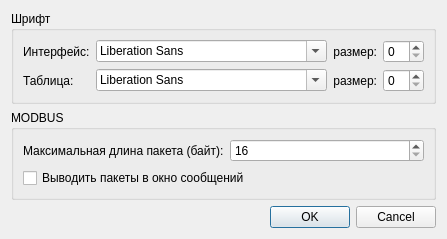
<ui version="4.0" >
 <class>SettingsDialog</class>
 <widget class="QDialog" name="SettingsDialog" >
  <property name="geometry" >
   <rect>
    <x>0</x>
    <y>0</y>
    <width>343</width>
    <height>219</height>
   </rect>
  </property>
  <property name="windowTitle" >
   <string>Dialog</string>
  </property>
  <layout class="QVBoxLayout" >
   <item>
    <widget class="QGroupBox" name="groupBox" >
     <property name="title" >
      <string>Шрифт</string>
     </property>
     <layout class="QGridLayout" >
      <property name="leftMargin" >
       <number>9</number>
      </property>
      <property name="topMargin" >
       <number>9</number>
      </property>
      <property name="rightMargin" >
       <number>9</number>
      </property>
      <property name="bottomMargin" >
       <number>9</number>
      </property>
      <property name="horizontalSpacing" >
       <number>6</number>
      </property>
      <property name="verticalSpacing" >
       <number>6</number>
      </property>
      <item row="0" column="1" >
       <widget class="QFontComboBox" name="fcb_program" >
        <property name="writingSystem" >
         <enum>QFontDatabase::Cyrillic</enum>
        </property>
       </widget>
      </item>
      <item row="0" column="2" >
       <widget class="QLabel" name="label_2" >
        <property name="text" >
         <string>размер:</string>
        </property>
        <property name="alignment" >
         <set>Qt::AlignRight|Qt::AlignTrailing|Qt::AlignVCenter</set>
        </property>
       </widget>
      </item>
      <item row="1" column="1" >
       <widget class="QFontComboBox" name="fcb_tw" >
        <property name="writingSystem" >
         <enum>QFontDatabase::Cyrillic</enum>
        </property>
       </widget>
      </item>
      <item row="1" column="0" >
       <widget class="QLabel" name="label_4" >
        <property name="text" >
         <string>Таблица:</string>
        </property>
       </widget>
      </item>
      <item row="1" column="2" >
       <widget class="QLabel" name="label_3" >
        <property name="text" >
         <string>размер:</string>
        </property>
        <property name="alignment" >
         <set>Qt::AlignRight|Qt::AlignTrailing|Qt::AlignVCenter</set>
        </property>
       </widget>
      </item>
      <item row="1" column="3" >
       <widget class="QSpinBox" name="sb_tw" />
      </item>
      <item row="0" column="3" >
       <widget class="QSpinBox" name="sb_program" />
      </item>
      <item row="0" column="0" >
       <widget class="QLabel" name="label" >
        <property name="text" >
         <string>Интерфейс:</string>
        </property>
       </widget>
      </item>
     </layout>
    </widget>
   </item>
   <item>
    <widget class="QGroupBox" name="groupBox_2" >
     <property name="title" >
      <string>MODBUS</string>
     </property>
     <layout class="QGridLayout" >
      <item row="0" column="0" >
       <widget class="QLabel" name="label_5" >
        <property name="text" >
         <string>Максимальная длина пакета (байт):</string>
        </property>
       </widget>
      </item>
      <item row="0" column="1" >
       <widget class="QSpinBox" name="sb_max_packet_len" >
        <property name="minimum" >
         <number>16</number>
        </property>
        <property name="maximum" >
         <number>256</number>
        </property>
        <property name="singleStep" >
         <number>32</number>
        </property>
       </widget>
      </item>
      <item row="1" column="0" colspan="2" >
       <widget class="QCheckBox" name="cb_mbconsole_packets" >
        <property name="text" >
         <string>Выводить пакеты в окно сообщений</string>
        </property>
       </widget>
      </item>
     </layout>
    </widget>
   </item>
   <item>
    <widget class="QDialogButtonBox" name="buttonBox" >
     <property name="orientation" >
      <enum>Qt::Horizontal</enum>
     </property>
     <property name="standardButtons" >
      <set>QDialogButtonBox::Cancel|QDialogButtonBox::NoButton|QDialogButtonBox::Ok</set>
     </property>
    </widget>
   </item>
  </layout>
 </widget>
 <resources/>
 <connections>
  <connection>
   <sender>buttonBox</sender>
   <signal>accepted()</signal>
   <receiver>SettingsDialog</receiver>
   <slot>accept()</slot>
   <hints>
    <hint type="sourcelabel" >
     <x>248</x>
     <y>254</y>
    </hint>
    <hint type="destinationlabel" >
     <x>157</x>
     <y>274</y>
    </hint>
   </hints>
  </connection>
  <connection>
   <sender>buttonBox</sender>
   <signal>rejected()</signal>
   <receiver>SettingsDialog</receiver>
   <slot>reject()</slot>
   <hints>
    <hint type="sourcelabel" >
     <x>316</x>
     <y>260</y>
    </hint>
    <hint type="destinationlabel" >
     <x>286</x>
     <y>274</y>
    </hint>
   </hints>
  </connection>
 </connections>
</ui>
